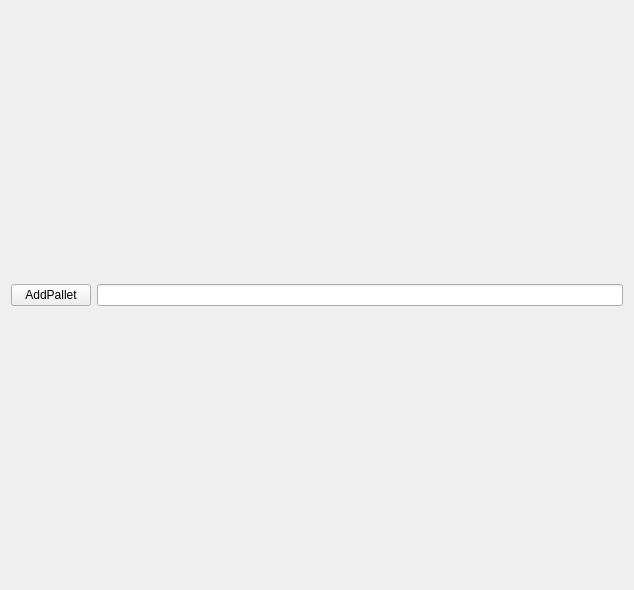
<?xml version="1.0" encoding="UTF-8"?>
<ui version="4.0">
 <class>ConvoyerKeyboard</class>
 <widget class="QWidget" name="ConvoyerKeyboard">
  <property name="geometry">
   <rect>
    <x>0</x>
    <y>0</y>
    <width>634</width>
    <height>590</height>
   </rect>
  </property>
  <property name="windowTitle">
   <string>ManualControl</string>
  </property>
  <layout class="QVBoxLayout" name="verticalLayout_8">
   <item>
    <layout class="QVBoxLayout" name="verticalLayout">
     <item>
      <layout class="QHBoxLayout" name="horizontalLayout">
       <item>
        <widget class="QPushButton" name="pushButton">
         <property name="text">
          <string>AddPallet</string>
         </property>
        </widget>
       </item>
       <item>
        <widget class="QLineEdit" name="TargetConveyorText"/>
       </item>
      </layout>
     </item>
    </layout>
   </item>
  </layout>
 </widget>
 <resources/>
 <connections/>
</ui>
